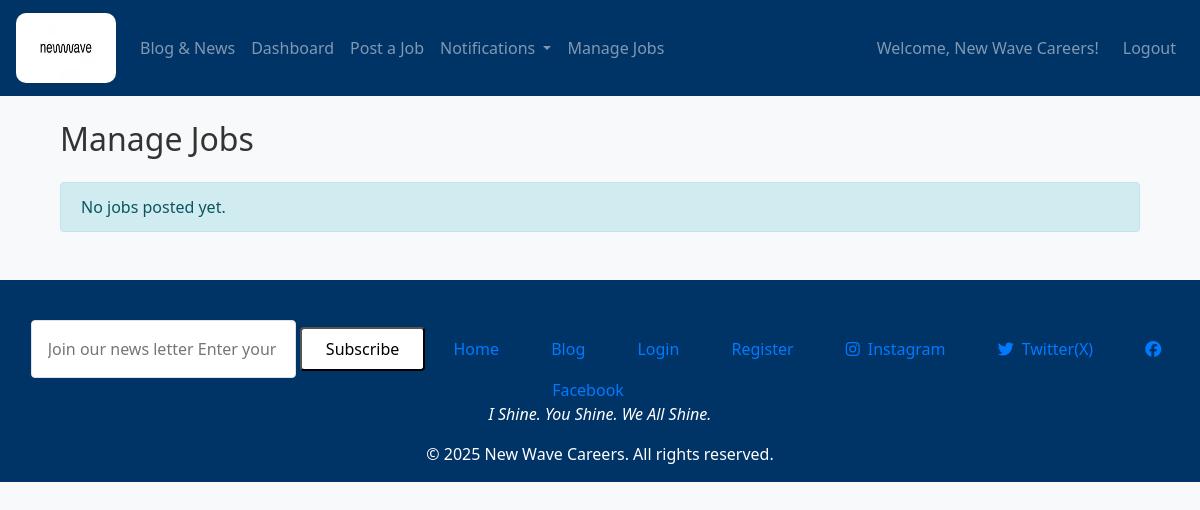
The page /manage_jobs (signed in) on the database as committed earlier.
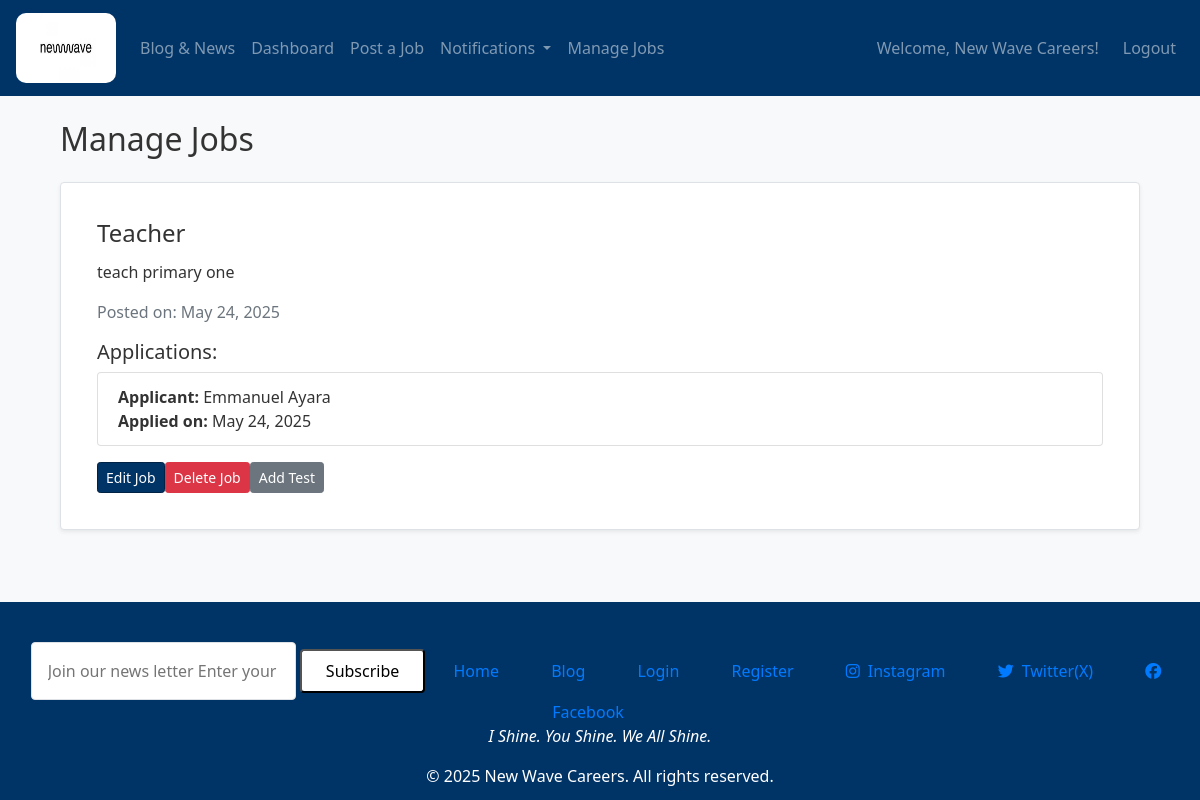
The same page on the database as committed later.
### models.py (models this page shows, shortened)
class User(db.Model, UserMixin):
    id = db.Column(db.Integer, primary_key=True)
    username = db.Column(db.String(100), unique=True, nullable=False)
    email = db.Column(db.String(150), unique=True, nullable=False, index=True)
    password = db.Column(db.String(200), nullable=False)
    is_admin = db.Column(db.Boolean, default=False)
    bio = db.Column(db.Text, nullable=True)
    location = db.Column(db.String(100), nullable=True)
    applications = db.relationship('Application', backref='user_applications', lazy=True)  # Link Applications
    role = db.Column(db.Enum(UserRole), nullable=False, default=UserRole.JOB_SEEKER)
    profile_image = db.Column(db.String(200), nullable=True, default='default.jpg')
    notifications = db.relationship('Notification', backref='receiver', lazy='dynamic')
    applications = db.relationship('Application', backref='applicant', lazy='dynamic')
    saved_jobs = db.relationship('Job', secondary='saved_jobs', backref='saved_by', lazy='dynamic')

class Job(db.Model):
    id = db.Column(db.Integer, primary_key=True)
    title = db.Column(db.String(100), nullable=False)
    description = db.Column(db.Text, nullable=False)
    company = db.Column(db.String(100), nullable=False)
    location = db.Column(db.String(100), nullable=False)
    views = db.Column(db.Integer, default=0)
    date_posted = db.Column(db.DateTime, default=datetime.utcnow)
    applications = db.relationship('Application', backref='job_applications', lazy=True)
    user_id = db.Column(db.Integer, db.ForeignKey('user.id'), nullable=False)
    employer_id = db.Column(db.Integer, db.ForeignKey('user.id', name='fk_job_employer_id'), nullable=False)
    employer = db.relationship('User', foreign_keys=[employer_id], backref=db.backref('jobs', lazy=True))

class Application(db.Model):
    id = db.Column(db.Integer, primary_key=True)
    job_id = db.Column(db.Integer, db.ForeignKey('job.id'), nullable=False)
    user_id = db.Column(db.Integer, db.ForeignKey('user.id'), nullable=False)
    cover_letter = db.Column(db.String(255), nullable=False)  # Store file path
    upload_resume = db.Column(db.String(255), nullable=False)  # Store file path
    other_documents = db.Column(db.String(255), nullable=True)  # Optional file path
    date_applied = db.Column(db.DateTime, default=datetime.utcnow)
    job = db.relationship('Job', backref=db.backref('job_applications', lazy=True), lazy=True)
    user = db.relationship('User', backref=db.backref('user_applications', lazy=True), lazy=True)

### routes.py (the view)
@app.route('/manage_jobs')
@login_required
def manage_jobs():
    if current_user.role != UserRole.EMPLOYER:
        abort(403)
    jobs = Job.query.filter_by(employer_id=current_user.id).all()
    job_applications = {}
    for job in jobs:
        job_applications[job.id] = job.applications  # assuming job.applications is a relationship
    return render_template('manage_jobs.html', jobs=jobs, job_applications=job_applications, UserRole=UserRole)

### app.py (called while the page is built)
@app.after_request
def add_header(response):
    response.headers["Cache-Control"] = "no-store, no-cache, must-revalidate, max-age=0"
    return response

### models.py (called while the page is built)
@login_manager.user_loader
def load_user(user_id):
    return User.query.get(int(user_id))

### templates/manage_jobs.html
{% extends "layout.html" %}
{% block content %}
<div class="container mt-4">
    <h2 class="mb-4">Manage Jobs</h2>
    {% if jobs %}
        <div class="row">
            {% for job in jobs %}
                <div class="col-md-12 mb-4">
                    <div class="card shadow-sm border rounded p-3">
                        <div class="card-body">
                            <h4 class="card-title">{{ job.title }}</h4>
                            <p class="card-text">{{ job.description }}</p>
                            <p class="text-muted">Posted on: {{ job.date_posted.strftime('%B %d, %Y') }}</p>
                            <div class="mt-3">
                                <h5>Applications:</h5>
                                {% if job_applications[job.id] %}
                                    <ul class="list-group mb-3">
                                    {% for application in job_applications[job.id] %}
                                        <li class="list-group-item">
                                            <strong>Applicant:</strong> {{ application.applicant.username }} <br>
                                            <strong>Applied on:</strong> {{ application.date_applied.strftime('%B %d, %Y') }}
                                        </li>
                                    {% endfor %}
                                    </ul>
                                {% else %}
                                    <p class="text-muted">No applications yet.</p>
                                {% endif %}
                            </div>
                            <div class="d-flex gap-2">
                                <a href="{{ url_for('edit_job', job_id=job.id) }}" class="btn btn-primary btn-sm">Edit Job</a>
                                <a href="{{ url_for('delete_job', job_id=job.id) }}" class="btn btn-danger btn-sm" onclick="return confirm('Are you sure you want to delete this job?');">Delete Job</a>
                                <a href="{{ url_for('add_test', job_id=job.id) }}" class="btn btn-secondary btn-sm">Add Test</a>
                            </div>
                        </div>
                    </div>
                </div>
            {% endfor %}
        </div>
    {% else %}
        <div class="alert alert-info">
            No jobs posted yet.
        </div>
    {% endif %}
</div>
{% endblock %}

### templates/layout.html (shortened to what this page needs)
<!DOCTYPE html>
<html lang="en">
<head>
  <link rel="stylesheet" href="https://cdnjs.cloudflare.com/ajax/libs/font-awesome/6.5.0/css/all.min.css" />
  <link rel="stylesheet" href="https://stackpath.bootstrapcdn.com/bootstrap/4.5.2/css/bootstrap.min.css">
  <link rel="stylesheet" href="static/style.css">
</head>
<body>
  <nav class="navbar navbar-expand-lg navbar-dark bg-primary">
    <a class="navbar-brand" href="{{ url_for('home') }}">
      <img src="/static/logo.jpg" alt="Logo" style="height: 70px; width: 100px; border-radius: 10px;">
    </a>
    <div class="collapse navbar-collapse" id="navbarContent">
      <ul class="navbar-nav mr-auto">
        {% if current_user.is_authenticated %}
          {% if current_user.role == UserRole.JOB_SEEKER %}
            <li class="nav-item"><a class="nav-link" href="{{ url_for('blog') }}">Blog & News</a></li>
            <li class="nav-item"><a class="nav-link" href="{{ url_for('dashboard') }}">Dashboard</a></li>
            <li class="nav-item"><a class="nav-link" href="{{ url_for('jobs') }}">Jobs</a></li>
            <li class="nav-item dropdown">
              <a class="nav-link dropdown-toggle" href="{{ url_for('notifications') }}" id="notificationDropdown" role="button" data-bs-toggle="dropdown" aria-expanded="false">
                  Notifications
                  {% set unread = current_user.notifications|selectattr("is_read", "equalto", False)|list %}
                  {% if unread|length > 0 %}
                      <span class="badge bg-danger">{{ unread|length }}</span>
                  {% endif %}
              </a>
              <ul class="dropdown-menu dropdown-menu-end" aria-labelledby="notificationDropdown" style="max-height: 300px; overflow-y: auto;">
                {% set sorted_notifications = current_user.notifications | sort(attribute="timestamp", reverse=True) %}
                {% for n in sorted_notifications[:5] %}
                {% endfor %}
                  <li><hr class="dropdown-divider"></li>
                  <li><a class="dropdown-item text-center" href="{{ url_for('notifications') }}">View All</a></li>
              </ul>
          </li>
          {% elif current_user.role == UserRole.EMPLOYER %}
            <li class="nav-item"><a class="nav-link" href="{{ url_for('blog') }}">Blog & News</a></li>
            <li class="nav-item"><a class="nav-link" href="{{ url_for('employer_dashboard') }}">Dashboard</a></li>
            <li class="nav-item"><a class="nav-link" href="{{ url_for('post_job') }}">Post a Job</a></li>
            <li class="nav-item dropdown">
              <a class="nav-link dropdown-toggle" href="{{ url_for('notifications') }}" id="notificationDropdown" role="button" data-bs-toggle="dropdown" aria-expanded="false">
                  Notifications
                  {% set unread = current_user.notifications|selectattr("is_read", "equalto", False)|list %}
              </a>
                {% set sorted_notifications = current_user.notifications | sort(attribute="timestamp", reverse=True) %}
          </li>
            <li class="nav-item"><a class="nav-link" href="{{ url_for('manage_jobs') }}">Manage Jobs</a></li>
          {% endif %}
        {% else %}
          <li class="nav-item"><a class="nav-link" href="{{ url_for('blog') }}">Blog & News</a></li>
          <li class="nav-item"><a class="nav-link" href="{{ url_for('login') }}">Login</a></li>
          <li class="nav-item"><a class="nav-link" href="{{ url_for('register') }}">Register</a></li>
        {% endif %}
      </ul>
      {% if current_user.is_authenticated %}
        <span class="navbar-text">Welcome, {{ current_user.username }}!</span>
        <ul class="navbar-nav ml-3">
          <li class="nav-item"><a class="nav-link" href="{{ url_for('logout') }}">Logout</a></li>
        </ul>
      {% endif %}
    </div>
  </nav>
  <div class="container mt-4">
    {% block content %}{% endblock %}
  </div>
  <footer class="footer bg-primary text-white mt-5 py-3">
    <div class="max-w-7xl mx-auto px-6 grid grid-cols-1 md:grid-cols-4 gap-10">
      <div>
        <div class="flex flex-col text-right text-center space-y-3">
          <form action="#" method="POST" class="flex flex-col space-y-3">
            <input type="email" placeholder="Join our news letter Enter your email"
                   class="p-3 rounded bg-blue-800 border border-blue-700 text-blue-900 placeholder-gray-300 focus:outline-none focus:ring-2 focus:ring-blue-400">
            <button type="submit"
                    class="bg-white text-blue-900 font-semibold py-2 px-4 rounded hover:bg-gray-200 transition duration-300">
              Subscribe
            </button>
          <a href="{{ url_for('home') }}" class="bg-blue-700 hover:bg-blue-800 text-blue-900 px-4 py-2 rounded text-sm transition duration-300">Home</a>
          <a href="{{ url_for('blog') }}" class="bg-blue-700 hover:bg-blue-800 text-blue-900 px-4 py-2 rounded text-sm transition duration-300">Blog</a>
          <a href="{{ url_for('login') }}" class="bg-blue-700 hover:bg-blue-800 text-blue-900 px-4 py-2 rounded text-sm transition duration-300">Login</a>
          <a href="{{ url_for('register') }}" class="bg-blue-700 hover:bg-blue-800 text-blue-900 px-4 py-2 rounded text-sm transition duration-300">Register</a>
          <a href="https://instagram.com/newwavecareers" target="_blank" class="bg-blue-700 hover:bg-blue-800 flex items-center px-4 py-2 rounded transition duration-300">
            <i class="fab fa-instagram mr-2"></i>Instagram
          </a>
          <a href="https://twitter.com/newwavecareers" target="_blank" class="bg-blue-700 hover:bg-blue-800 flex items-center px-4 py-2 rounded transition duration-300">
            <i class="fab fa-twitter mr-2"></i>Twitter(X)
          </a>
          <a href="https://facebook.com/newwavecareers" target="_blank" class="bg-blue-700 hover:bg-blue-800 flex items-center px-4 py-2 rounded transition duration-300">
            <i class="fab fa-facebook mr-2"></i>Facebook
          </a>
        </div>
      </div>
    </div>
    <div class="mt-12 border-t border-blue-800 pt-6 text-center text-blue-900 text-sm text-gray-300">
      <p><em>I Shine. You Shine. We All Shine.</em></p>
      &copy; 2025 New Wave Careers. All rights reserved.
    </div>
  </footer>
</body>
</html>

### static/style.css (style rules this page uses)
:root { --main-blue: #003366; --dark-blue: #002244; }
.navbar.bg-primary, .footer.bg-primary { background-color: var(--main-blue) !important; }
.btn-primary { background-color: var(--main-blue); border-color: var(--dark-blue); }
body { background-color: #f8f9fa; color: #333; }
.container { margin-top: 20px; }
.footer { position: relative; bottom: 0; width: 100%; }
body { font-family: 'Segoe UI', sans-serif; }
.list-group-item { font-size: 16px; }

Rows that differ between the two databases and show on the page:
added Job: title "Teacher", description "teach primary one", date_posted "May 24, 2025"
added Application: applicant.username "Emmanuel Ayara", date_applied "May 24, 2025"
Other text that changed with them:
text no longer shown: "No jobs posted yet."
